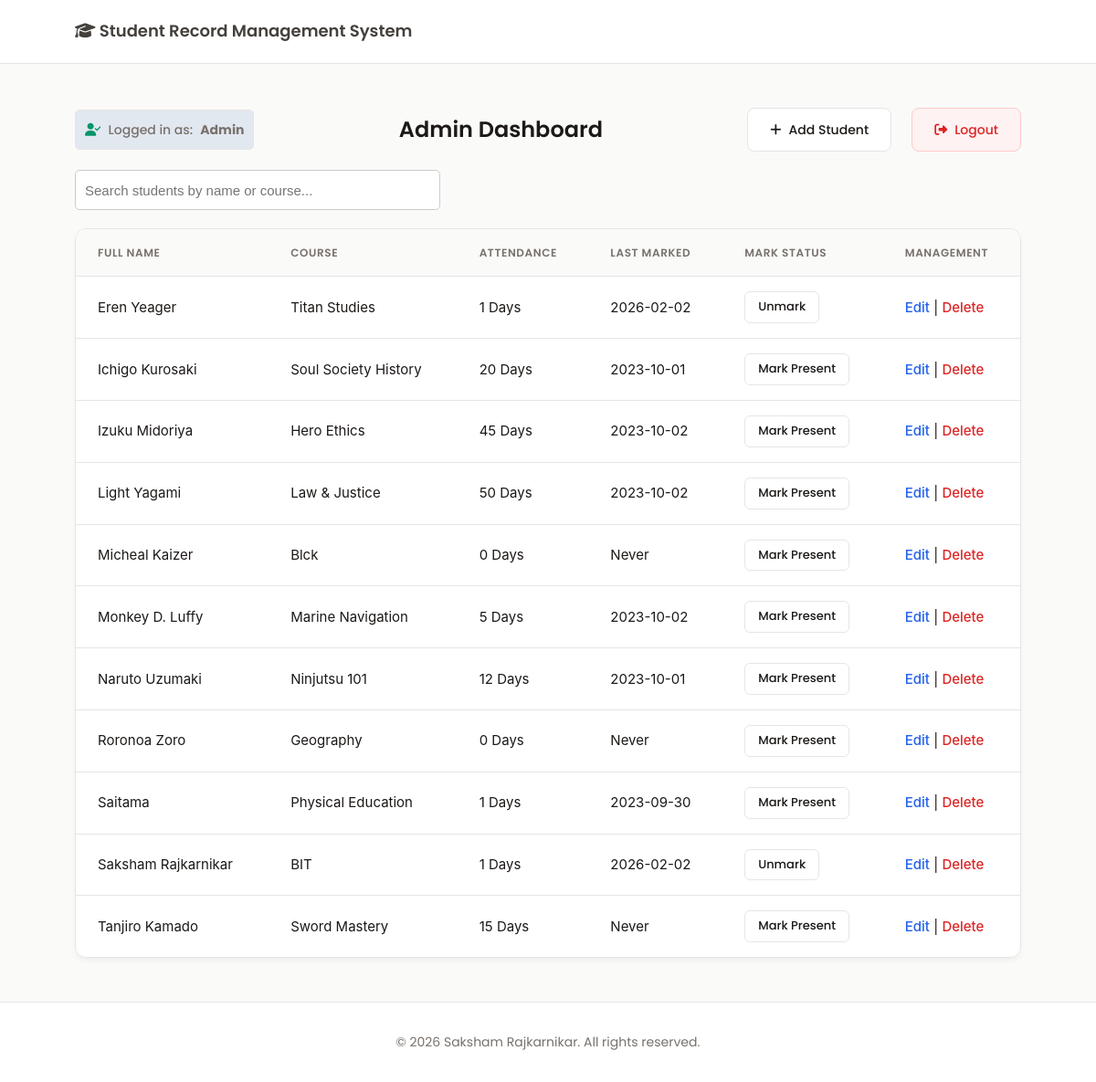
The app's page /public/admin/dashboard.php (signed in) with its own data.
### tables this page shows
CREATE TABLE `users` (
  `id` int(11) NOT NULL,
  `username` varchar(50) NOT NULL,
  `password` varchar(255) NOT NULL,
  `full_name` varchar(100) NOT NULL,
  `course` varchar(100) DEFAULT NULL,
  `role` enum('admin','student') DEFAULT 'student',
  `present_days` int(11) DEFAULT 0,
  `last_attendance_date` date DEFAULT NULL,
  `created_at` timestamp NULL DEFAULT current_timestamp()
);

### public/admin/dashboard.php (the view, shortened to what this page needs)
<?php
require_once '../../config/db.php';
$today = date('Y-m-d');
$token = $_SESSION['csrf_token'];
$sql = "SELECT * FROM users WHERE role = 'student' ORDER BY full_name ASC";
$result = $conn->query($sql);
include '../../includes/header.php';
?>
<!DOCTYPE html>
<html lang="en">
<head>
    <link rel="stylesheet" href="../../assets/css/style.css">
</head>
<body>
    <div class="dashboard-controls" style="display:flex; justify-content: space-between; align-items:center; margin-bottom: 20px;">
        <div class="status-badge" style="background:#e2e8f0; padding:10px; border-radius:5px;">
            <i class="fas fa-user-check"></i>
            Logged in as: <strong>Admin</strong>
        </div>
        <h2>Admin Dashboard</h2>
        <div class="actions">
            <a href="add.php" class="btn btn-add"><i class="fas fa-plus"></i> Add Student</a>
            <a href="../logout.php" class="btn btn-danger" style="margin-left:10px;"><i class="fas fa-sign-out-alt"></i> Logout</a>
        </div>
    </div>
    <div class="search-area" style="margin-bottom: 20px;">
        <input type="text" id="studentSearch" placeholder="Search students by name or course..." style="width: 100%; padding: 10px; border-radius: 5px; border: 1px solid #ccc;">
    </div>
    <table id="studentTable">
        <thead>
            <tr>
                <th>Full Name</th>
                <th>Course</th>
                <th>Attendance</th>
                <th>Last Marked</th>
                <th>Mark Status</th>
                <th>Management</th>
            </tr>
        </thead>
        <tbody>
            <?php
            if ($result->num_rows > 0) {
                while ($row = $result->fetch_assoc()) {
                    $is_marked_today = ($row['last_attendance_date'] === $today);
                    $safe_name = htmlspecialchars($row['full_name'], ENT_QUOTES, 'UTF-8');
                    $safe_course = htmlspecialchars($row['course'], ENT_QUOTES, 'UTF-8');
                    echo "<tr>";
                    echo "<td>" . $safe_name . "</td>";
                    echo "<td>" . $safe_course . "</td>";
                    echo "<td>" . $row['present_days'] . " Days</td>";
                    echo "<td>" . ($row['last_attendance_date'] ?? 'Never') . "</td>";
                    echo "<td>";
                    if (!$is_marked_today) {
                        echo "<a href='?action=mark&id={$row['id']}&token={$token}' class='btn btn-p'>Mark Present</a>";
                    } else {
                        echo "<a href='?action=unmark&id={$row['id']}&token={$token}' class='btn btn-unmark'>Unmark</a>";
                    }
                    echo "</td>";
                    echo "<td>";
                    echo "<a href='edit.php?id={$row['id']}' style='color: #2563eb;'>Edit</a> | ";
                    echo "<a href='delete.php?id={$row['id']}&token=" . $_SESSION['csrf_token'] . "' onclick='return confirm(\"Are you sure you want to delete this student?\")'>Delete</a>";
                    echo "</td>";
                    echo "</tr>";
                }
            } else {
                echo "<tr><td colspan='6' style='text-align:center;'>No students found.</td></tr>";
            }
            ?>
        </tbody>
    </table>
</body>
</html>
<?php include '../../includes/footer.php'; ?>

### includes/header.php (shortened to what this page needs)
<!DOCTYPE html>
<html lang="en">
<head>
    <link rel="stylesheet" href="https://cdnjs.cloudflare.com/ajax/libs/font-awesome/6.4.2/css/all.min.css">
    </head>
<body>
<header>
    <nav>
        <div>
            <i class="fas fa-graduation-cap"></i>
            <span>Student Record Management System</span>
        </div>
    </nav>
</header>
<main>

### includes/footer.php
</main>
<footer>
    <div>
        <p>&copy; 2026 Saksham Rajkarnikar. All rights reserved.</p>
    </div>
</footer>
</body>
</html>

### assets/css/style.css (style rules this page uses)
:root { --bg: #fafaf9; --surface: #ffffff; --text: #1c1917; --text-light: #78716c; --border: #e7e5e4; --accent: #44403c; --accent-light: #a8a29e; --success: #059669; --danger: #dc2626; --radius: 12px; --shadow: 0 4px 6px -1px rgba(0, 0, 0, 0.05); --shadow-lg: 0 20px 25px -5px rgba(0, 0, 0, 0.05), 0 8px 10px -6px rgba(0, 0, 0, 0.05); }
* { margin: 0; padding: 0; box-sizing: border-box; }
body { font-family: -apple-system, BlinkMacSystemFont, "Segoe UI", Roboto, Helvetica, Arial, sans-serif; background-color: var(--bg); color: var(--text); line-height: 1.6; -webkit-font-smoothing: antialiased; min-height: 100vh; }
header { background: rgba(255, 255, 255, 0.95); backdrop-filter: blur(10px); border-bottom: 1px solid var(--border); padding: 1.25rem 0; position: sticky; top: 0; z-index: 50; }
nav { max-width: 1100px; margin: 0 auto; padding: 0 2rem; display: flex; align-items: center; gap: 0.75rem; font-family: "Poppins", sans-serif; font-weight: 600; color: var(--accent); font-size: 1.125rem; }
main { max-width: 1100px; margin: 0 auto; padding: 3rem 2rem; min-height: calc(100vh - 200px); }
footer { border-top: 1px solid var(--border); padding: 2rem; text-align: center; color: var(--text-light); font-size: 0.875rem; background: rgba(255, 255, 255, 0.95); font-family: "Poppins", sans-serif; }
.btn { display: inline-flex; align-items: center; justify-content: center; gap: 0.5rem; padding: 0.75rem 1.5rem; border-radius: 8px; font-size: 0.875rem; font-weight: 500; font-family: "Poppins", sans-serif; text-decoration: none; border: 1px solid var(--border); cursor: pointer; transition: all 0.2s; background: var(--surface); color: var(--text); position: relative; }
.btn-danger { background: #fef2f2; color: var(--danger); border-color: #fecaca; }
.search-area { margin-bottom: 1.5rem; }
.search-area input { width: 100%; max-width: 400px; height: 44px; padding: 0 1rem; border: 1px solid var(--border); border-radius: 9999px; font-size: 0.9375rem; background-color: rgba(255, 255, 255, 0.9); backdrop-filter: blur(5px); color: var(--text); transition: all 0.3s; }
.dashboard-controls { display: flex; justify-content: space-between; align-items: center; margin-bottom: 2rem; gap: 1rem; flex-wrap: wrap; }
.dashboard-controls h2 { font-family: "Poppins", sans-serif; font-weight: 600; font-size: 1.5rem; }
.status-badge { display: inline-flex; align-items: center; gap: 0.5rem; padding: 0.5rem 1rem; background: rgba(255, 255, 255, 0.9); backdrop-filter: blur(5px); border: 1px solid var(--border); border-radius: 9999px; font-size: 0.875rem; color: var(--text-light); font-weight: 500; font-family: "Poppins", sans-serif; animation: fadeIn 0.5s ease-out; }
.status-badge i { color: var(--success); }
.actions { display: flex; gap: 0.75rem; }
table { width: 100%; background: rgba(255, 255, 255, 0.9); backdrop-filter: blur(5px); border-radius: var(--radius); border: 1px solid var(--border); border-collapse: separate; border-spacing: 0; overflow: hidden; box-shadow: var(--shadow); font-size: 0.9375rem; animation: slideUp 0.6s ease-out; }
th { background: rgba(250, 250, 249, 0.95); padding: 1rem 1.5rem; text-align: left; font-family: "Poppins", sans-serif; font-weight: 600; font-size: 0.75rem; text-transform: uppercase; letter-spacing: 0.05em; color: var(--text-light); border-bottom: 1px solid var(--border); }
td { padding: 1rem 1.5rem; border-bottom: 1px solid var(--border); color: var(--text); transition: background-color 0.2s; }
tr:last-child td { border-bottom: none; }
td a { color: var(--accent); text-decoration: none; font-weight: 500; border-bottom: 1px solid transparent; transition: border-color 0.2s; }
td a[href*="delete"] { color: var(--danger); }
td .btn { padding: 0.375rem 0.875rem; font-size: 0.8125rem; border-radius: 6px; }
tbody tr { animation: fadeInUp 0.4s ease-out backwards; }
tbody tr:nth-child(1) { animation-delay: 0.05s; }
tbody tr:nth-child(2) { animation-delay: 0.1s; }
tbody tr:nth-child(3) { animation-delay: 0.15s; }
tbody tr:nth-child(4) { animation-delay: 0.2s; }
tbody tr:nth-child(5) { animation-delay: 0.25s; }

### records on screen
users: full_name "Eren Yeager", course "Titan Studies", present_days "1", last_attendance_date "2026-02-02"
users: full_name "Ichigo Kurosaki", course "Soul Society History", present_days "20", last_attendance_date "2023-10-01"
users: full_name "Izuku Midoriya", course "Hero Ethics", present_days "45", last_attendance_date "2023-10-02"
users: full_name "Light Yagami", course "Law & Justice", present_days "50", last_attendance_date "2023-10-02"
users: full_name "Micheal Kaizer", course "Blck", present_days "0", last_attendance_date "Never"
users: full_name "Monkey D. Luffy", course "Marine Navigation", present_days "5", last_attendance_date "2023-10-02"
users: full_name "Naruto Uzumaki", course "Ninjutsu 101", present_days "12", last_attendance_date "2023-10-01"
users: full_name "Roronoa Zoro", course "Geography", present_days "0", last_attendance_date "Never"
users: full_name "Saitama", course "Physical Education", present_days "1", last_attendance_date "2023-09-30"
users: full_name "Saksham Rajkarnikar", course "BIT", present_days "1", last_attendance_date "2026-02-02"
users: full_name "Tanjiro Kamado", course "Sword Mastery", present_days "15", last_attendance_date "Never"
